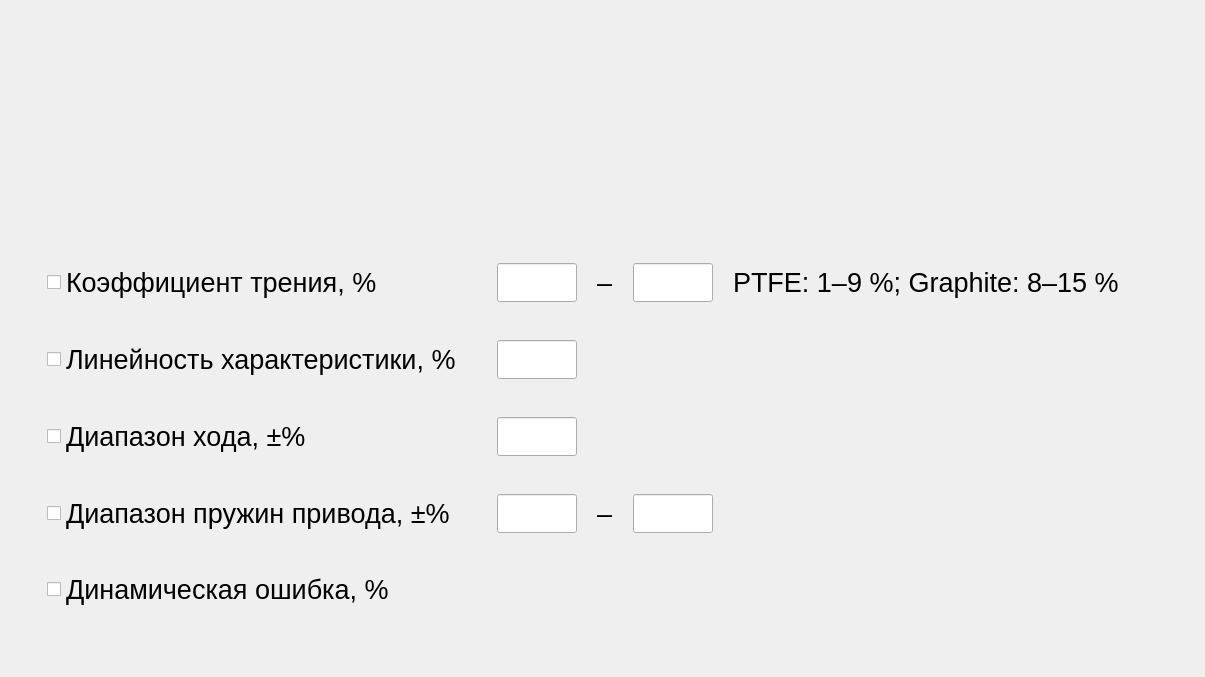
     <widget class="QWidget" name="tab_passFail">
      <attribute name="title">
       <string>Pass | Fail</string>
      </attribute>
      <layout class="QHBoxLayout" name="horizontalLayout_7">
       <item>
        <spacer name="horizontalSpacer_2">
         <property name="orientation">
          <enum>Qt::Orientation::Horizontal</enum>
         </property>
         <property name="sizeHint" stdset="0">
          <size>
           <width>18</width>
           <height>20</height>
          </size>
         </property>
        </spacer>
       </item>
       <item>
        <layout class="QVBoxLayout" name="verticalLayout_4">
         <item>
          <spacer name="verticalSpacer_2">
           <property name="orientation">
            <enum>Qt::Orientation::Vertical</enum>
           </property>
           <property name="sizeHint" stdset="0">
            <size>
             <width>20</width>
             <height>234</height>
            </size>
           </property>
          </spacer>
         </item>
         <item>
          <widget class="QWidget" name="widget_groupCrossingLimits" native="true">
           <layout class="QVBoxLayout" name="verticalLayout_3">
            <property name="spacing">
             <number>20</number>
            </property>
            <item>
             <widget class="QWidget" name="widget_crossingLimits_coefficientFriction" native="true">
              <property name="font">
               <font>
                <pointsize>20</pointsize>
               </font>
              </property>
              <layout class="QHBoxLayout" name="horizontalLayout_3">
               <property name="spacing">
                <number>20</number>
               </property>
               <item>
                <widget class="QCheckBox" name="checkBox_crossingLimits_coefficientFriction">
                 <property name="sizePolicy">
                  <sizepolicy hsizetype="Expanding" vsizetype="Fixed">
                   <horstretch>0</horstretch>
                   <verstretch>0</verstretch>
                  </sizepolicy>
                 </property>
                 <property name="minimumSize">
                  <size>
                   <width>430</width>
                   <height>0</height>
                  </size>
                 </property>
                 <property name="maximumSize">
                  <size>
                   <width>430</width>
                   <height>16777215</height>
                  </size>
                 </property>
                 <property name="font">
                  <font>
                   <pointsize>20</pointsize>
                  </font>
                 </property>
                 <property name="text">
                  <string>Коэффициент трения, %</string>
                 </property>
                </widget>
               </item>
               <item>
                <widget class="QLineEdit" name="lineEdit_crossingLimits_coefficientFriction_lower">
                 <property name="sizePolicy">
                  <sizepolicy hsizetype="Preferred" vsizetype="Fixed">
                   <horstretch>0</horstretch>
                   <verstretch>0</verstretch>
                  </sizepolicy>
                 </property>
                 <property name="minimumSize">
                  <size>
                   <width>80</width>
                   <height>0</height>
                  </size>
                 </property>
                 <property name="maximumSize">
                  <size>
                   <width>50</width>
                   <height>16777215</height>
                  </size>
                 </property>
                 <property name="font">
                  <font>
                   <pointsize>20</pointsize>
                  </font>
                 </property>
                 <property name="alignment">
                  <set>Qt::AlignmentFlag::AlignCenter</set>
                 </property>
                </widget>
               </item>
               <item>
                <widget class="QLabel" name="label_crossingLimits_coefficientFriction_split">
                 <property name="font">
                  <font>
                   <pointsize>20</pointsize>
                  </font>
                 </property>
                 <property name="text">
                  <string>–</string>
                 </property>
                </widget>
               </item>
               <item>
                <widget class="QLineEdit" name="lineEdit_crossingLimits_coefficientFriction_upper">
                 <property name="sizePolicy">
                  <sizepolicy hsizetype="Preferred" vsizetype="Fixed">
                   <horstretch>0</horstretch>
                   <verstretch>0</verstretch>
                  </sizepolicy>
                 </property>
                 <property name="minimumSize">
                  <size>
                   <width>80</width>
                   <height>0</height>
                  </size>
                 </property>
                 <property name="maximumSize">
                  <size>
                   <width>50</width>
                   <height>16777215</height>
                  </size>
                 </property>
                 <property name="font">
                  <font>
                   <pointsize>20</pointsize>
                  </font>
                 </property>
                 <property name="alignment">
                  <set>Qt::AlignmentFlag::AlignCenter</set>
                 </property>
                </widget>
               </item>
               <item>
                <widget class="QLabel" name="label_crossingLimits_coefficientFriction_info">
                 <property name="font">
                  <font>
                   <pointsize>20</pointsize>
                  </font>
                 </property>
                 <property name="text">
                  <string>PTFE: 1–9 %; Graphite: 8–15 %</string>
                 </property>
                </widget>
               </item>
               <item>
                <spacer name="horizontalSpacer_coefficientFriction">
                 <property name="font">
                  <font>
                   <pointsize>20</pointsize>
                  </font>
                 </property>
                 <property name="orientation">
                  <enum>Qt::Orientation::Horizontal</enum>
                 </property>
                 <property name="sizeHint" stdset="0">
                  <size>
                   <width>40</width>
                   <height>20</height>
                  </size>
                 </property>
                </spacer>
               </item>
              </layout>
             </widget>
            </item>
            <item>
             <widget class="QWidget" name="widget_crossingLimits_linearCharacteristic" native="true">
              <property name="font">
               <font>
                <pointsize>20</pointsize>
               </font>
              </property>
              <layout class="QHBoxLayout" name="horizontalLayout_2">
               <property name="spacing">
                <number>20</number>
               </property>
               <item>
                <widget class="QCheckBox" name="checkBox_crossingLimits_linearCharacteristic">
                 <property name="sizePolicy">
                  <sizepolicy hsizetype="Expanding" vsizetype="Fixed">
                   <horstretch>0</horstretch>
                   <verstretch>0</verstretch>
                  </sizepolicy>
                 </property>
                 <property name="minimumSize">
                  <size>
                   <width>430</width>
                   <height>0</height>
                  </size>
                 </property>
                 <property name="maximumSize">
                  <size>
                   <width>430</width>
                   <height>16777215</height>
                  </size>
                 </property>
                 <property name="font">
                  <font>
                   <pointsize>20</pointsize>
                  </font>
                 </property>
                 <property name="text">
                  <string>Линейность характеристики, %</string>
                 </property>
                </widget>
               </item>
               <item>
                <widget class="QLineEdit" name="lineEdit_crossingLimits_linearCharacteristic">
                 <property name="sizePolicy">
                  <sizepolicy hsizetype="Preferred" vsizetype="Fixed">
                   <horstretch>0</horstretch>
                   <verstretch>0</verstretch>
                  </sizepolicy>
                 </property>
                 <property name="minimumSize">
                  <size>
                   <width>80</width>
                   <height>0</height>
                  </size>
                 </property>
                 <property name="maximumSize">
                  <size>
                   <width>50</width>
                   <height>16777215</height>
                  </size>
                 </property>
                 <property name="font">
                  <font>
                   <pointsize>20</pointsize>
                  </font>
                 </property>
                 <property name="alignment">
                  <set>Qt::AlignmentFlag::AlignCenter</set>
                 </property>
                </widget>
               </item>
               <item>
                <spacer name="horizontalSpacer_linearCharacteristic">
                 <property name="font">
                  <font>
                   <pointsize>20</pointsize>
                  </font>
                 </property>
                 <property name="orientation">
                  <enum>Qt::Orientation::Horizontal</enum>
                 </property>
                 <property name="sizeHint" stdset="0">
                  <size>
                   <width>40</width>
                   <height>20</height>
                  </size>
                 </property>
                </spacer>
               </item>
              </layout>
             </widget>
            </item>
            <item>
             <widget class="QWidget" name="widget_crossingLimits_range" native="true">
              <property name="font">
               <font>
                <pointsize>20</pointsize>
               </font>
              </property>
              <layout class="QHBoxLayout" name="horizontalLayout_4">
               <property name="spacing">
                <number>20</number>
               </property>
               <item>
                <widget class="QCheckBox" name="checkBox_crossingLimits_range">
                 <property name="sizePolicy">
                  <sizepolicy hsizetype="Expanding" vsizetype="Fixed">
                   <horstretch>0</horstretch>
                   <verstretch>0</verstretch>
                  </sizepolicy>
                 </property>
                 <property name="minimumSize">
                  <size>
                   <width>430</width>
                   <height>0</height>
                  </size>
                 </property>
                 <property name="maximumSize">
                  <size>
                   <width>430</width>
                   <height>16777215</height>
                  </size>
                 </property>
                 <property name="font">
                  <font>
                   <pointsize>20</pointsize>
                  </font>
                 </property>
                 <property name="text">
                  <string>Диапазон хода, ±%</string>
                 </property>
                </widget>
               </item>
               <item>
                <widget class="QLineEdit" name="lineEdit_crossingLimits_valveStroke">
                 <property name="sizePolicy">
                  <sizepolicy hsizetype="Preferred" vsizetype="Fixed">
                   <horstretch>0</horstretch>
                   <verstretch>0</verstretch>
                  </sizepolicy>
                 </property>
                 <property name="minimumSize">
                  <size>
                   <width>80</width>
                   <height>0</height>
                  </size>
                 </property>
                 <property name="maximumSize">
                  <size>
                   <width>50</width>
                   <height>16777215</height>
                  </size>
                 </property>
                 <property name="font">
                  <font>
                   <pointsize>20</pointsize>
                  </font>
                 </property>
                 <property name="alignment">
                  <set>Qt::AlignmentFlag::AlignCenter</set>
                 </property>
                </widget>
               </item>
               <item>
                <spacer name="horizontalSpacer_crossingLimits_range">
                 <property name="font">
                  <font>
                   <pointsize>20</pointsize>
                  </font>
                 </property>
                 <property name="orientation">
                  <enum>Qt::Orientation::Horizontal</enum>
                 </property>
                 <property name="sizeHint" stdset="0">
                  <size>
                   <width>40</width>
                   <height>20</height>
                  </size>
                 </property>
                </spacer>
               </item>
              </layout>
             </widget>
            </item>
            <item>
             <widget class="QWidget" name="widget_crossingLimits_spring" native="true">
              <property name="font">
               <font>
                <pointsize>20</pointsize>
               </font>
              </property>
              <layout class="QHBoxLayout" name="horizontalLayout_5">
               <property name="spacing">
                <number>20</number>
               </property>
               <item>
                <widget class="QCheckBox" name="checkBox_crossingLimits_spring">
                 <property name="sizePolicy">
                  <sizepolicy hsizetype="Expanding" vsizetype="Fixed">
                   <horstretch>0</horstretch>
                   <verstretch>0</verstretch>
                  </sizepolicy>
                 </property>
                 <property name="minimumSize">
                  <size>
                   <width>430</width>
                   <height>0</height>
                  </size>
                 </property>
                 <property name="maximumSize">
                  <size>
                   <width>430</width>
                   <height>16777215</height>
                  </size>
                 </property>
                 <property name="font">
                  <font>
                   <pointsize>20</pointsize>
                  </font>
                 </property>
                 <property name="text">
                  <string>Диапазон пружин привода, ±%</string>
                 </property>
                </widget>
               </item>
               <item>
                <widget class="QLineEdit" name="lineEdit_crossingLimits_spring_lower">
                 <property name="sizePolicy">
                  <sizepolicy hsizetype="Preferred" vsizetype="Fixed">
                   <horstretch>0</horstretch>
                   <verstretch>0</verstretch>
                  </sizepolicy>
                 </property>
                 <property name="minimumSize">
                  <size>
                   <width>80</width>
                   <height>0</height>
                  </size>
                 </property>
                 <property name="maximumSize">
                  <size>
                   <width>50</width>
                   <height>16777215</height>
                  </size>
                 </property>
                 <property name="font">
                  <font>
                   <pointsize>20</pointsize>
                  </font>
                 </property>
                 <property name="alignment">
                  <set>Qt::AlignmentFlag::AlignCenter</set>
                 </property>
                </widget>
               </item>
               <item>
                <widget class="QLabel" name="label_crossingLimits_spring">
                 <property name="font">
                  <font>
                   <pointsize>20</pointsize>
                  </font>
                 </property>
                 <property name="text">
                  <string>–</string>
                 </property>
                </widget>
               </item>
               <item>
                <widget class="QLineEdit" name="lineEdit_crossingLimits_spring_upper">
                 <property name="sizePolicy">
                  <sizepolicy hsizetype="Preferred" vsizetype="Fixed">
                   <horstretch>0</horstretch>
                   <verstretch>0</verstretch>
                  </sizepolicy>
                 </property>
                 <property name="minimumSize">
                  <size>
                   <width>80</width>
                   <height>0</height>
                  </size>
                 </property>
                 <property name="maximumSize">
                  <size>
                   <width>50</width>
                   <height>16777215</height>
                  </size>
                 </property>
                 <property name="font">
                  <font>
                   <pointsize>20</pointsize>
                  </font>
                 </property>
                 <property name="alignment">
                  <set>Qt::AlignmentFlag::AlignCenter</set>
                 </property>
                </widget>
               </item>
               <item>
                <spacer name="horizontalSpacer_crossingLimits_spring">
                 <property name="font">
                  <font>
                   <pointsize>20</pointsize>
                  </font>
                 </property>
                 <property name="orientation">
                  <enum>Qt::Orientation::Horizontal</enum>
                 </property>
                 <property name="sizeHint" stdset="0">
                  <size>
                   <width>40</width>
                   <height>20</height>
                  </size>
                 </property>
                </spacer>
               </item>
              </layout>
             </widget>
            </item>
            <item>
             <widget class="QWidget" name="widget_crossingLimits_dinamicError" native="true">
              <property name="minimumSize">
               <size>
                <width>260</width>
                <height>0</height>
               </size>
              </property>
              <property name="font">
               <font>
                <pointsize>20</pointsize>
               </font>
              </property>
              <layout class="QHBoxLayout" name="horizontalLayout_6">
               <property name="spacing">
                <number>20</number>
               </property>
               <item>
                <widget class="QCheckBox" name="checkBox_crossingLimits_dinamicError">
                 <property name="sizePolicy">
                  <sizepolicy hsizetype="Expanding" vsizetype="Fixed">
                   <horstretch>0</horstretch>
                   <verstretch>0</verstretch>
                  </sizepolicy>
                 </property>
                 <property name="minimumSize">
                  <size>
                   <width>430</width>
                   <height>0</height>
                  </size>
                 </property>
                 <property name="maximumSize">
                  <size>
                   <width>430</width>
                   <height>16777215</height>
                  </size>
                 </property>
                 <property name="font">
                  <font>
                   <pointsize>20</pointsize>
                  </font>
                 </property>
                 <property name="text">
                  <string>Динамическая ошибка, %</string>
                 </property>
                </widget>
               </item>
               <item>
                <spacer name="horizontalSpacer_crossingLimits_dinamicError">
                 <property name="font">
                  <font>
                   <pointsize>20</pointsize>
                  </font>
                 </property>
                 <property name="orientation">
                  <enum>Qt::Orientation::Horizontal</enum>
                 </property>
                 <property name="sizeHint" stdset="0">
                  <size>
                   <width>40</width>
                   <height>20</height>
                  </size>
                 </property>
                </spacer>
               </item>
              </layout>
             </widget>
            </item>
           </layout>
          </widget>
         </item>
         <item>
          <spacer name="verticalSpacer">
           <property name="orientation">
            <enum>Qt::Orientation::Vertical</enum>
           </property>
           <property name="sizeHint" stdset="0">
            <size>
             <width>20</width>
             <height>40</height>
            </size>
           </property>
          </spacer>
         </item>
        </layout>
       </item>
       <item>
        <spacer name="horizontalSpacer_4">
         <property name="orientation">
          <enum>Qt::Orientation::Horizontal</enum>
         </property>
         <property name="sizeHint" stdset="0">
          <size>
           <width>17</width>
           <height>20</height>
          </size>
         </property>
        </spacer>
       </item>
      </layout>
     </widget>
